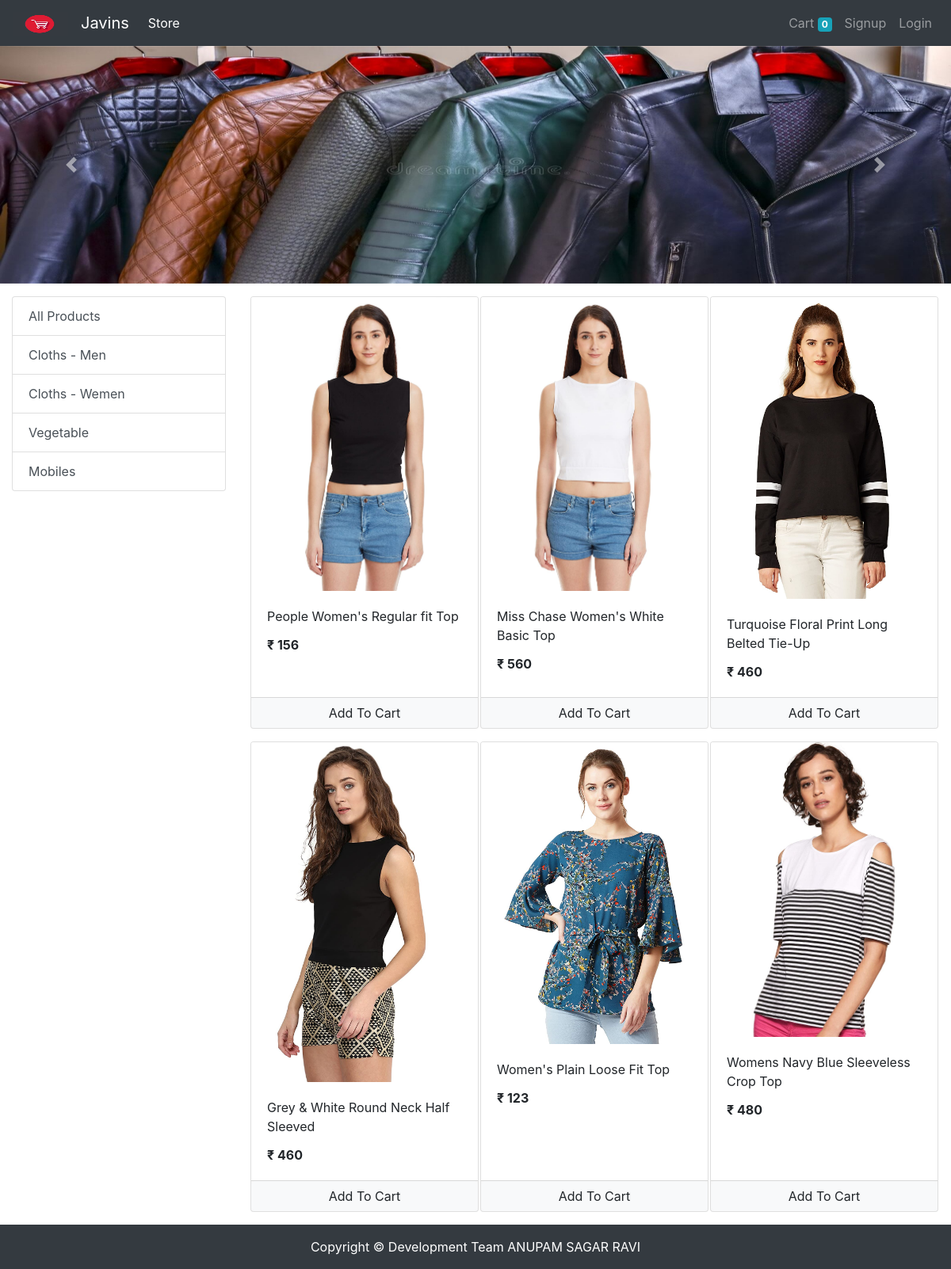
The app's page /store?category=2 with its own data.
### store/models/category.py (models this page shows, shortened)
class Category(models.Model):
    id = models.AutoField(primary_key=True)
    name = models.CharField(max_length=20)
    @staticmethod
    def get_all_categories():
        return Category.objects.all()

### store/models/product.py (models this page shows, shortened)
class Product(models.Model):
    id = models.AutoField(primary_key=True)
    name = models.CharField(max_length=50)
    price = models.IntegerField(default=0)
    category = models.ForeignKey(Category, on_delete=models.CASCADE, default=1)
    description = models.CharField(max_length=200, default='' , null=True , blank=True)
    image = models.ImageField(upload_to='uploads/products/')
    @staticmethod
    def get_all_products_by_categoryid(category_id):
        if category_id:
            return Product.objects.filter(category = category_id)
        else:
            return Product.get_all_products();

### store/views/home.py (the view)
# urls.py: path('' , include('store.urls'))
def store(request):
    cart = request.session.get('cart')
    if not cart:
        request.session['cart'] = {}
    products = None
    categories = Category.get_all_categories()
    categoryID = request.GET.get('category')
    if categoryID:
        products = Product.get_all_products_by_categoryid(categoryID)
    else:
        products = Product.get_all_products();
    data = {}
    data['products'] = products
    data['categories'] = categories
    print('you are : ', request.session.get('email'))
    return render(request, 'index.html', data)

### store/templatetags/cart.py (called while the page is built)
@register.filter(name='is_in_cart')
def is_in_cart(product  , cart):
    keys = cart.keys()
    for id in keys:
        if int(id) == product.id:
            return True
    return False;

### store/templatetags/custom_filter.py (called while the page is built)
@register.filter(name='currency')
def currency(number):
    return "₹ "+str(number)

### store/templates/index.html (shortened to what this page needs)
{% extends 'base.html' %}
{% block content %}
{% load cart %}
{% load custom_filter %}
<div class="container-fluid mt-3">
	<div class="row">
		<div class="col-lg-3 mx-auto">
			<div class="list-group">
				<a href="/" class="list-group-item list-group-item-action">All Products</a>
				{% for category in categories %}
				<a href="/?category={{category.id}}"
					class="list-group-item list-group-item-action">{{category.name}}</a>
				{% endfor %}
			</div>
		</div>
		<div id='products' class="col-lg-9 mx-auto">
			<div class="row mx-auto">
				{% for product in products %}
				<div class="card mx-auto mb-3" id={{product.id}} style="width: 18rem;">
					<img class="card-img-top" src="{{product.image.url}}" alt="Card image cap">
					<div class="card-body">
						<p class="card-title">{{product.name}}</p>
						<p class="card-text"><b>{{product.price|currency}}</b></p>
					</div>
					<div class="card-footer p-0 no-gutters">
						{% if product|is_in_cart:request.session.cart %}
						<div class="row no-gutters">
							<form action="/#{{product.id}}" class="col-2 " method="post">
								{% csrf_token %}
								<input hidden type="text" name='product' value='{{product.id}}'>
								<input hidden type="text" name='remove' value='True'>
								<input type="submit" value=" - " class="btn btn-block btn-light border-right">
							</form>
							<div class="text-center col">{{product|cart_quantity:request.session.cart}} in Cart</div>
							<form action="/#{{product.id}}" class="col-2 " method="post">
								{% csrf_token %}
								<input hidden type="text" name='product' value='{{product.id}}'>
								<input type="submit" value=" + " class="btn btn-block btn-light border-left">
							</form>
						</div>
						{% else %}
						<form action="/#{{product.id}}" method="POST" class="btn-block">
							<input type="submit" class="float-right btn btn-light  form-control"
								value="Add To Cart">
						</form>
						{% endif %}
					</div>
				</div>
				{% endfor %}
			</div>
		</div>
	</div>
</div>
<footer class="py-3 bg-dark">
    <div class="container"><p class="m-0 text-center text-white">Copyright &copy; Development Team ANUPAM SAGAR RAVI</p></div>
</footer>
{% endblock %}

### records on screen
Category: name "Cloths - Men"
Category: name "Cloths - Wemen"
Category: name "Vegetable"
Category: name "Mobiles"
Product: image (picture), name "People Women's Regular fit Top", price "₹ 156"
Product: image (picture), name "Miss Chase Women's White Basic Top", price "₹ 560"
Product: image (picture), name "Turquoise Floral Print Long Belted Tie-Up", price "₹ 460"
Product: image (picture), name "Grey & White Round Neck Half Sleeved", price "₹ 460"
Product: image (picture), name "Women's Plain Loose Fit Top", price "₹ 123"
Product: image (picture), name "Womens Navy Blue Sleeveless Crop Top", price "₹ 480"

### other values on screen
{{ request.session.cart.keys|length }} "0"
